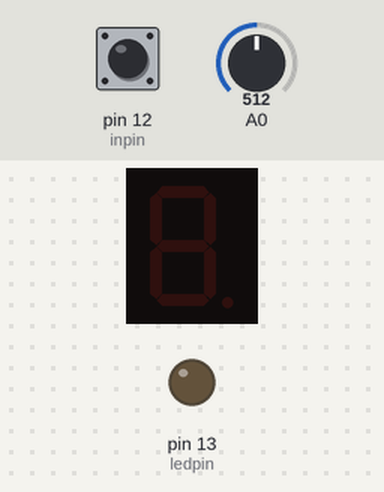
The sketch below on a simulated Arduino Uno, built with avr-gcc and run on an emulated ATmega328P. On the bench: 1-digit seven-segment display, output pins drawn as LEDs (lit = HIGH). Wiring (inferred from the names in the program): 1-digit 7-segment display, segments lit when HIGH: segments pin 2, pin 3, pin 4, pin 5, pin 6, pin 7, pin 8, pin 9. Inputs (shaded band) come from the test bench; at power-on: pin 12 (inpin) LOW, A0 = 512. The segment pins are drawn as the display they are named for; what the sketch prints to the serial monitor is not drawn.

Above: at 1.2 s.
1.3 s: pin 12 (inpin) driven HIGH
At 2.5 s:
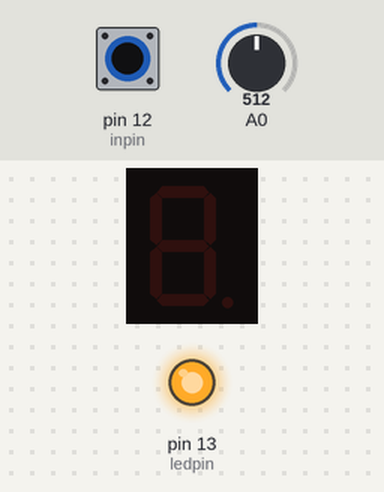
2.8 s: pin 12 (inpin) driven LOW
At 3.8 s:
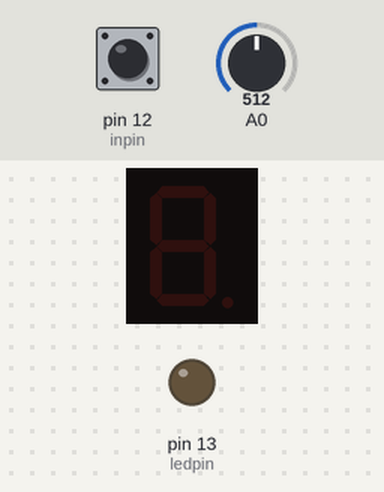
5.8 s: pin 12 (inpin) pulsed HIGH 5 times (0.12 s each, 0.3 s apart)
At 9.6 s:
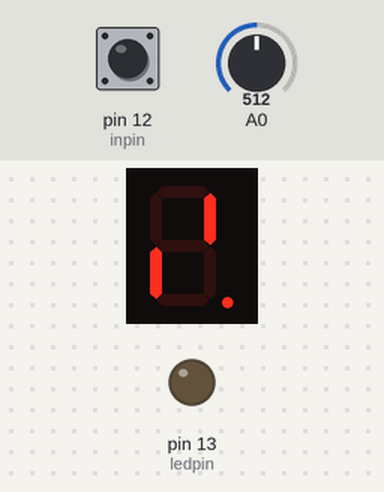
10.3 s: pin 12 (inpin) pulsed HIGH 2 times (0.12 s each, 0.3 s apart)
At 11.8 s:
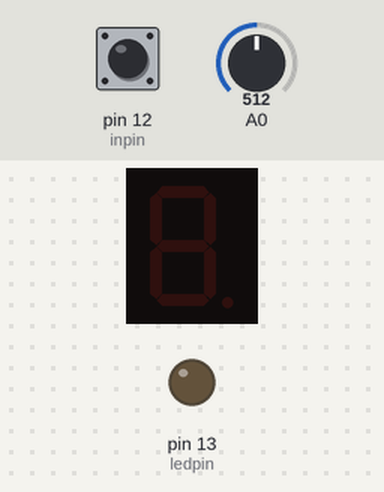
Timing chart, 0 to 13.3 s (numbered marks = the images above; inputs shaded):
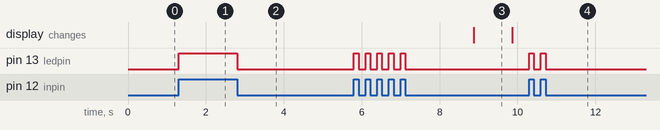

Measured:
- after the input at 1.3 s, pin 13 (ledpin): LOW → HIGH at once
- after the input at 2.8 s, pin 13 (ledpin): HIGH → LOW at once
- after the input at 5.8 s, pin 13 (ledpin): alternates HIGH for 0.12 s and LOW for 0.18 s, 10 changes in all, then stays LOW, starting at once; the display: changes after 3.1 s (image 3)
- after the input at 10.3 s, pin 13 (ledpin): alternates HIGH for 0.12 s and LOW for 0.18 s, 4 changes in all, then stays LOW, starting at once
- what the display in image 3 shows lasts 1.0 s, from 8.9 s to 9.9 s

The sketch:

arduinocode.ino
```cpp
int ledpin = 13;
int inpin = 12;
bool buttonPressed;
int buttonState = 0;
unsigned long buttonPressTime = 0;
unsigned long buttonReleaseTime = 0;

#include <Arduino.h>

#define SEG_a 2
#define SEG_b 3
#define SEG_c 4
#define SEG_d 5
#define SEG_e 6
#define SEG_f 7
#define SEG_g 8
#define SEG_h 9

unsigned char table[16][8] = {
        { 1, 1, 0, 0, 0, 0, 0, 0 },  // 0
        { 1, 1, 1, 1, 1, 0, 0, 1 },  // 1
        { 1, 0, 1, 0, 0, 1, 0, 0 },  // 2
        { 1, 0, 1, 1, 0, 0, 0, 0 },  // 3
        { 1, 0, 0, 1, 1, 0, 0, 1 },  // 4
        { 1, 0, 0, 1, 0, 0, 1, 0 },  // 5
        { 1, 0, 0, 0, 0, 0, 1, 0 },  // 6
        { 1, 1, 1, 1, 1, 0, 0, 0 },  // 7
        { 1, 0, 0, 0, 0, 0, 0, 0 },  // 8
        { 1, 0, 0, 1, 0, 0, 0, 0 },  // 9
        { 1, 0, 0, 0, 1, 0, 0, 0 },  // A
        { 1, 0, 0, 0, 0, 0, 1, 1 },  // b
        { 1, 1, 0, 0, 0, 1, 1, 0 },  // C
        { 1, 0, 1, 0, 0, 0, 0, 1 },  // d
        { 1, 0, 0, 0, 0, 1, 1, 0 },  // E
        { 1, 0, 0, 0, 1, 1, 1, 0 }   // F
};

char morseCode[26][5] = {
        ".-", "-...", "-.-.", "-..", ".", "..-.", "--.", "....", "..", ".---",  // A-J
        "-.-", ".-..", "--", "-.", "---", ".--.", "--.-", ".-.", "...", "-",    // K-T
        "..-", "...-", ".--", "-..-", "-.--", "--.."                            // U-Z
};

String morseInput = "";
unsigned long lastPressTime = 0;
unsigned long displayTimeout = 5000;

void number(int i) {
    if (i == -1) {
        return;
    }
    pinMode(SEG_a, OUTPUT);
    pinMode(SEG_b, OUTPUT);
    pinMode(SEG_c, OUTPUT);
    pinMode(SEG_d, OUTPUT);
    pinMode(SEG_e, OUTPUT);
    pinMode(SEG_f, OUTPUT);
    pinMode(SEG_g, OUTPUT);
    pinMode(SEG_h, OUTPUT);
    digitalWrite(SEG_a, table[i][7]);
    digitalWrite(SEG_b, table[i][6]);
    digitalWrite(SEG_c, table[i][5]);
    digitalWrite(SEG_d, table[i][4]);
    digitalWrite(SEG_e, table[i][3]);
    digitalWrite(SEG_f, table[i][2]);
    digitalWrite(SEG_g, table[i][1]);
    digitalWrite(SEG_h, table[i][0]);
}

void reset() {

    pinMode(SEG_a, 0);
    pinMode(SEG_b, 0);
    pinMode(SEG_c, 0);
    pinMode(SEG_d, 0);
    pinMode(SEG_e, 0);
    pinMode(SEG_f, 0);
    pinMode(SEG_g, 0);
    pinMode(SEG_h, 0);
}

char alphabet[27] = "ABCDEFGHIJKLMNOPQRSTUVWXYZ";

int decodeINT(String morse) {
    if (morse == ".----") {
        return 1;
    } else if (morse == "..---") {
        return 2;
    } else if (morse == "...--") {
        return 3;
    } else if (morse == "....-") {
        return 4;
    } else if (morse == ".....") {
        return 5;
    } else if (morse == "-....") {
        return 6;
    } else if (morse == "--...") {
        return 7;
    } else if (morse == "---..") {
        return 8;
    } else if (morse == "----.") {
        return 9;
    } else if (morse == "-----") {
        return 0;
    } else {
        return -1;
    }
}

String decodeMorse(String morse) {
    for (int i = 0; i < 26; i++) {
        if (morse == morseCode[i]) {
            return String(alphabet[i]);
        }
    }
    return "NULL";
}

void setup() {
    pinMode(ledpin, OUTPUT);
    pinMode(inpin, INPUT);
    Serial.begin(9600);
    pinMode(SEG_a, OUTPUT);
    pinMode(SEG_b, OUTPUT);
    pinMode(SEG_c, OUTPUT);
    pinMode(SEG_d, OUTPUT);
    pinMode(SEG_e, OUTPUT);
    pinMode(SEG_f, OUTPUT);
    pinMode(SEG_g, OUTPUT);
    pinMode(SEG_h, OUTPUT);

    reset();
}

void loop() {
    buttonState = digitalRead(inpin);

    if (buttonState == HIGH && !buttonPressed) {
        buttonPressed = true;
        buttonPressTime = millis();
        digitalWrite(ledpin, HIGH);
    } else if (buttonState == LOW && buttonPressed) {
        int sensorValue = analogRead(A0);
        buttonPressed = false;
        buttonReleaseTime = millis();
        digitalWrite(ledpin, LOW);
        unsigned long pressDuration = buttonReleaseTime - buttonPressTime;
        if (pressDuration < sensorValue) {
            Serial.print(".");
            morseInput += ".";
        } else {
            Serial.print("-");
            morseInput += "-";
        }
        lastPressTime = millis();
    }

    if (morseInput.length() > 0 && millis() - lastPressTime > 1750) {
        if (morseInput.length() > 4) {
            Serial.println();
            int dINT = decodeINT(morseInput);
            Serial.println(dINT);
            if (dINT != -1) {
                number(dINT);
            }
            delay(1000);
            reset();
        } else {
            String decodedChar = decodeMorse(morseInput);
            Serial.println();
            Serial.println(decodedChar);
        }
        morseInput = "";
    }


    if (millis() - lastPressTime > displayTimeout) {
        reset();
    }
}
```
